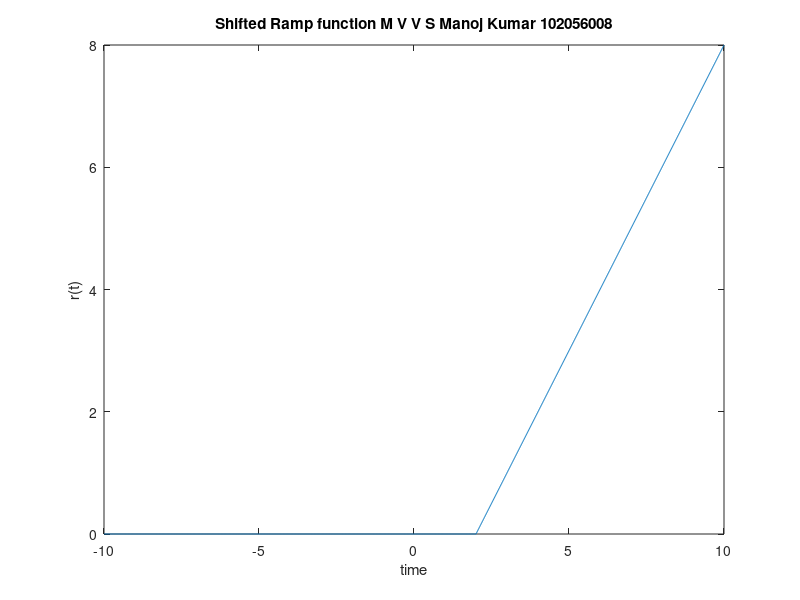

MATLAB code for this plot:
clc;
clear;
close all;
t1 = -10:0.01:2;
t2 = 2:0.01:10;
u1 = zeros(size(t1));
u2 = ones(size(t2));
t = [t1 t2];
u = [u1 u2];
ramp = (t-2).*u;
plot(t,ramp);
xlabel('time');
ylabel('r(t)');
title('Shifted Ramp function M V V S Manoj Kumar 102056008')
